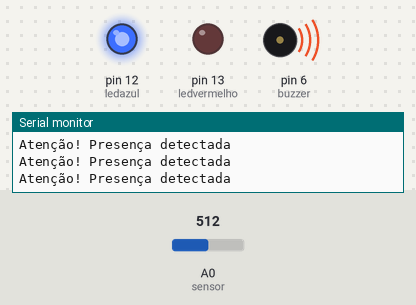
Bench run of a sketch on a simulated Arduino Uno, built with avr-gcc and run on an emulated ATmega328P. Parts: output pins drawn as LEDs (lit = HIGH), buzzer (waves = sounding, pin HIGH), the last lines printed to the serial monitor. The inputs (shaded band) are chosen by the test bench; at power-on: A0 (sensor) = 512.

Above: at 1.3 s.
1.4 s: A0 (sensor) set to 942
2.9 s: A0 (sensor) set to 965
At 4.2 s:
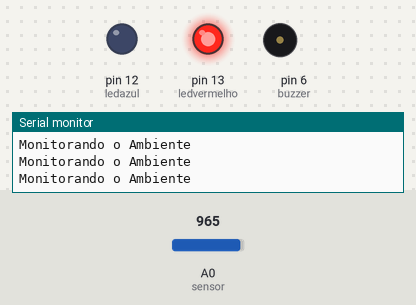
4.5 s: A0 (sensor) set to 940
At 5.5 s:
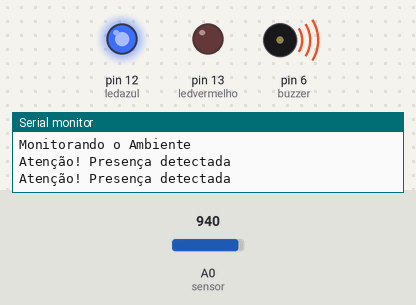
6.0 s: A0 (sensor) set to 960
At 6.7 s:
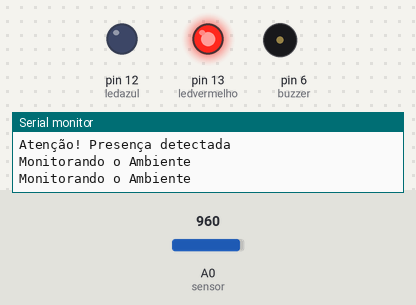
Timing chart, 0 to 8.5 s (numbered marks = the images above; inputs shaded):
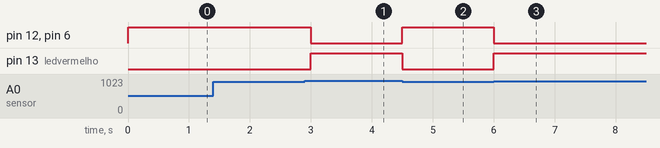

Measured:
- the behaviour switches between 949 and 950 on A0 (sensor) (found by bisection; images 0 and 1)
- after the input at 2.9 s, pin 12 (ledazul), pin 6 (buzzer): HIGH → LOW after 0.10 s; pin 13 (ledvermelho): LOW → HIGH after 0.10 s
- after the input at 4.5 s, pin 12 (ledazul), pin 6 (buzzer): LOW → HIGH at once; pin 13 (ledvermelho): HIGH → LOW at once
- after the input at 6.0 s, pin 12 (ledazul), pin 6 (buzzer): HIGH → LOW at once; pin 13 (ledvermelho): LOW → HIGH at once

The sketch:

Aula012.ino
```cpp
#define ledvermelho 13
#define ledazul 12
#define sensor A0
#define buzzer 6

int sensorAlogPin = 0;
int valor = 0;

void setup() {
  pinMode(sensor, INPUT);
  pinMode(ledazul, OUTPUT);
  pinMode(ledvermelho, OUTPUT);
  pinMode(buzzer, OUTPUT);
  Serial.begin(9600);
}

void loop() {
  valor = analogRead(sensorAlogPin);

  if (valor < 950) {
    digitalWrite(ledazul, HIGH);
    digitalWrite(ledvermelho, LOW);
    digitalWrite(buzzer, HIGH);
    Serial.println("Atenção! Presença detectada");
    delay(500);
  }
  else{
    digitalWrite(ledazul, LOW);
    digitalWrite(ledvermelho, HIGH);
    digitalWrite(buzzer, LOW);
    Serial.println("Monitorando o Ambiente");
    delay(500);
  }
}
```
